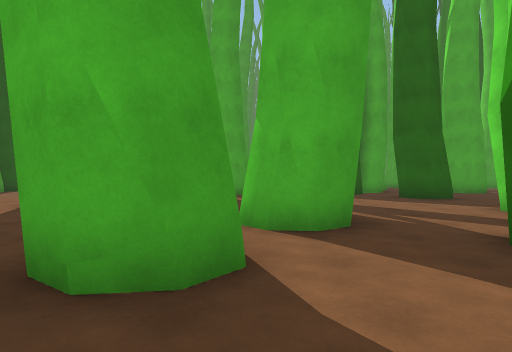
view 1 (above)

24 first-person views from a walk through a scene from a Unity 3-D project. The camera is 1.3 m above the floor, looks level and sees 75° across. The floor is counted in squares, 2 m on a side. Each view is taken from the middle of a square. On the plan, view 1 faces up. The plan holds only what a view shows up to about 10 squares ahead; the rest is blank. The place goes on beyond the plan.

view 2
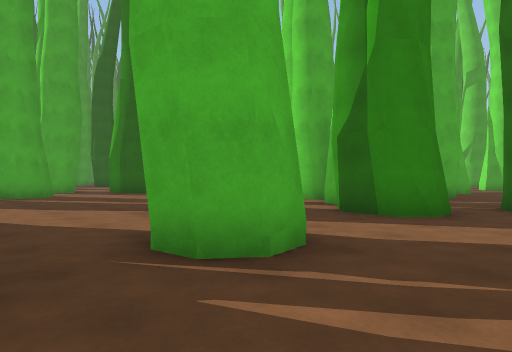

view 3
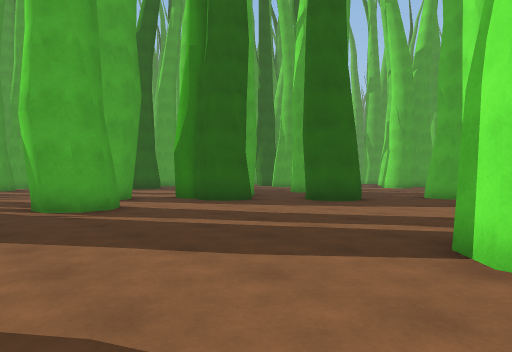

view 4
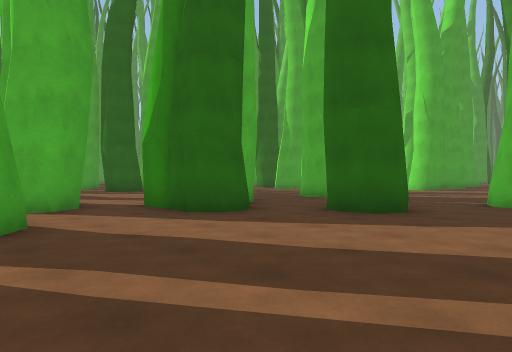

view 5
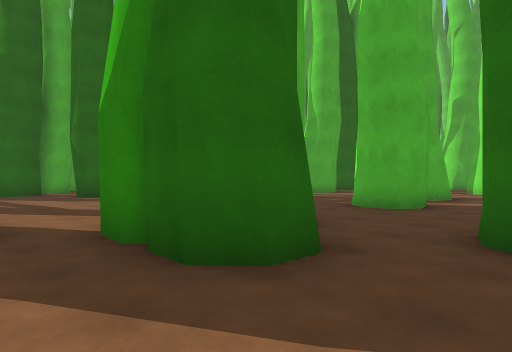

view 6
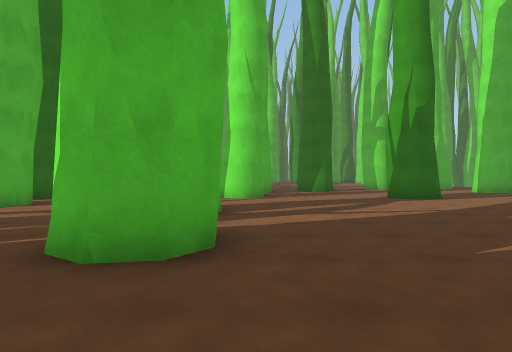

view 7
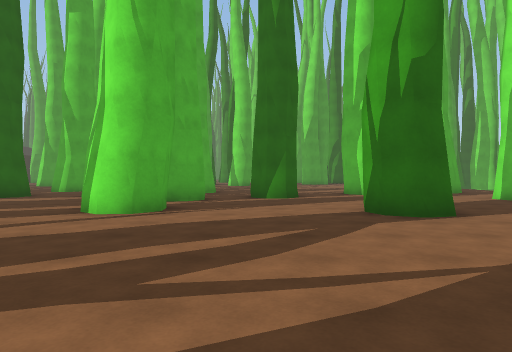

view 8
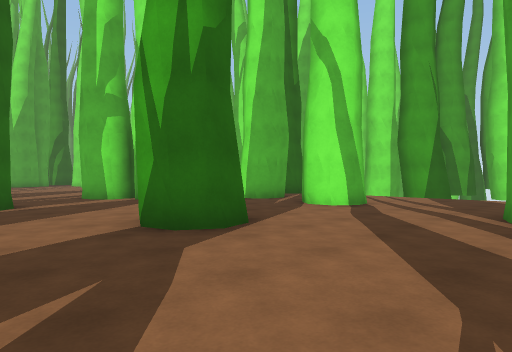

view 9
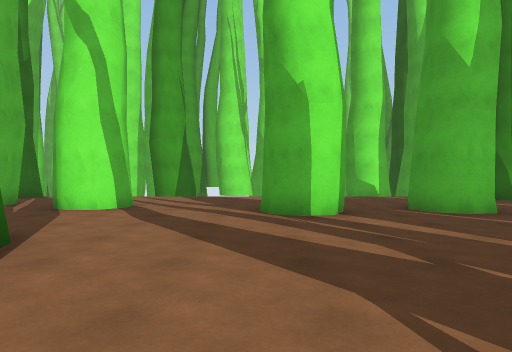

view 10
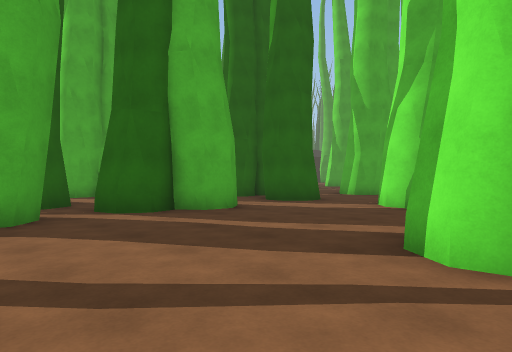

view 11
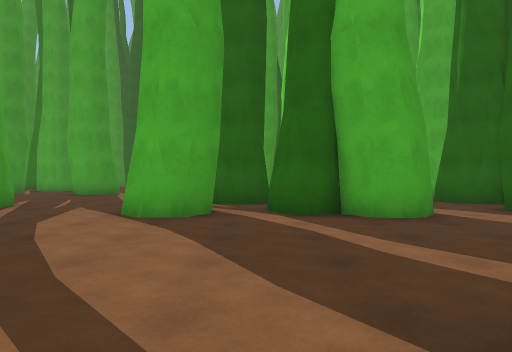

view 12
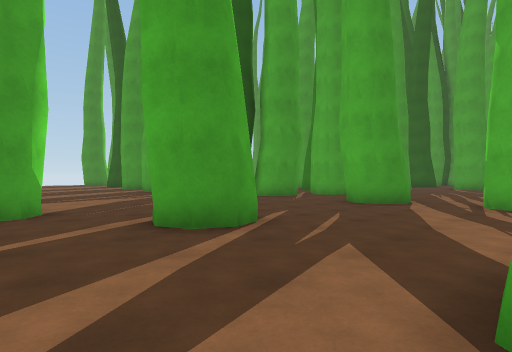

view 13
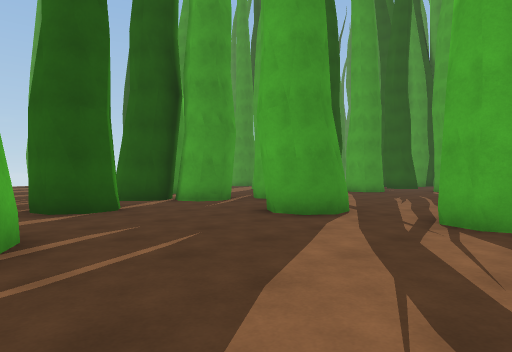

view 14
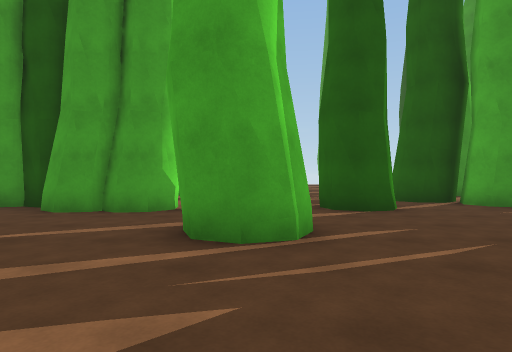

view 15
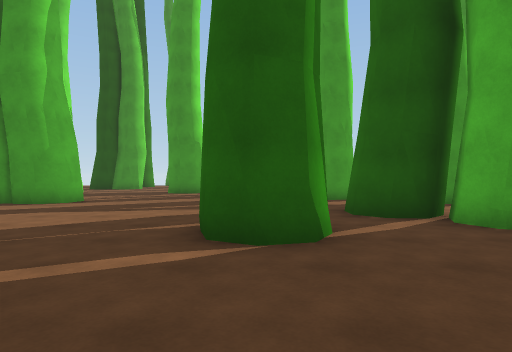

view 16
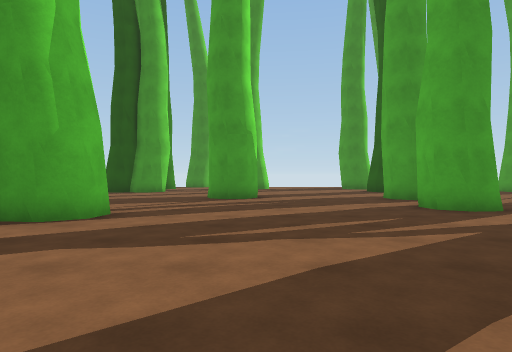

view 17
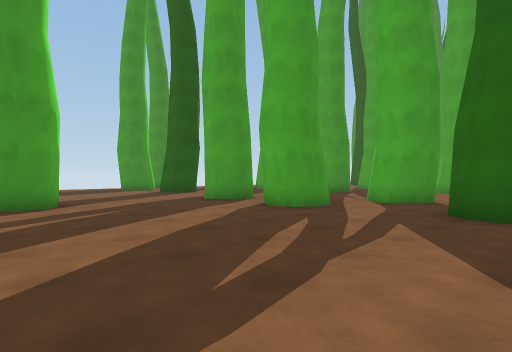

view 18
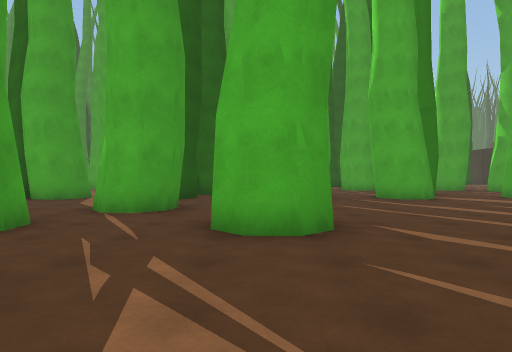

view 19
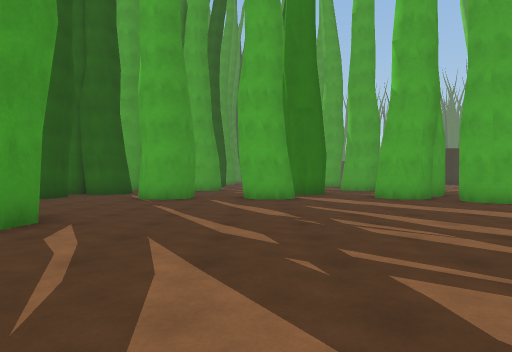

view 20
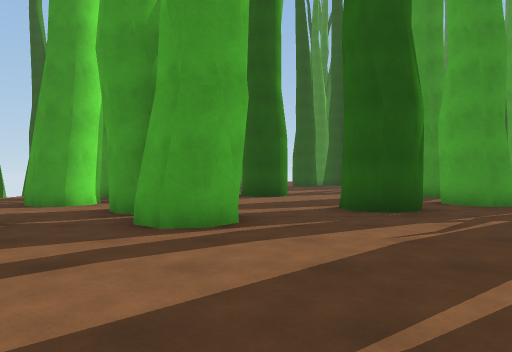

view 21
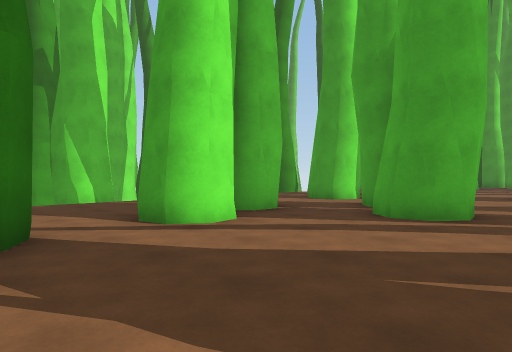

view 22
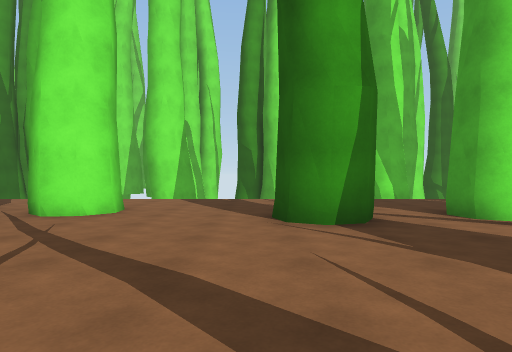

view 23
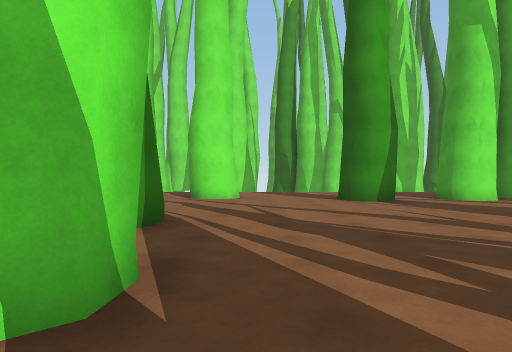

view 24
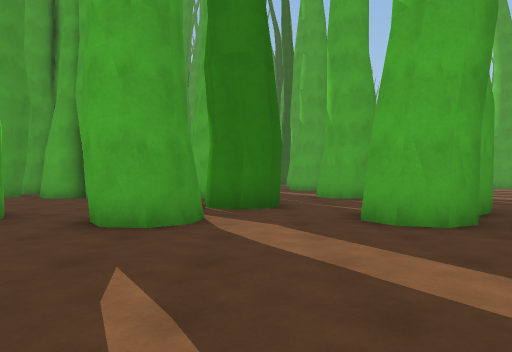

### Floor plan
Key: @ floor where view 1 was taken; # wall or solid block; . floor; O other object.
Columns run from 6 left of view 1 to 32 right of it. Each row starts with its distance up from view 1.
 27            O  ...
 26      .O#.  #  ...
 25     ..O#. O#..O..
 24   O#.....###..#O.O   O
 23   ##.#O..OO.......   #   O#.O#  #O .O#
 22  ..........O.......  .     ...     ...
 21 ...........#O......##.   O O...   O..
 20 ...................#O.  .##O ... ##.. O
 19  .#...........#O.....   .O   ... ....##
 18  O#...........O...O#O##O.#O..O#.#O..O#.
 17   .........O#.........................#
 16   ....O#...O#.........................O
 15   ....O#..O#.............O#...........
 14     ..##.  #..O.  .......O#...........
 13     .....OO#..#O.OO..O  .... ........
 12     .#O..OO..........##.#O..O.........O
 11     .................................#O
 10     .......#O............O#...........
  9    ......................##...........
  8    ...........OO.....#................O
  7    ..........  ......#O................
  6   .........OO  ...........##O..........
  5   ....O ...#  ...........O#............
  4    ...OO..   .OO.#............O..#.....
  3     .#O..#   .#..O...O#.#O..## ..O...O#
  2     .#...O....... ....O.#.. O ... ....
  1     .......#. ... .......     ... ....
  0    ...@.    O ..  .......O   ...  ....
 -1                          OO  OO
 -2                              OOO

Where each view was taken, in squares from view 1:
view 1: 0 up, 0 right, facing up
view 2: 0 up, 3 left, facing up-right
view 3: 5 up, 3 left, facing up-right
view 4: 7 up, 1 left, facing up-right
view 5: 10 up, 1 right, facing up-right
view 6: 12 up, 5 right, facing right
view 7: 10 up, 9 right, facing right
view 8: 10 up, 11 right, facing down-right
view 9: 10 up, 12 right, facing down
view 10: 12 up, 12 right, facing up-right
view 11: 12 up, 14 right, facing up
view 12: 16 up, 12 right, facing up-left
view 13: 19 up, 12 right, facing up-left
view 14: 19 up, 12 right, facing left
view 15: 21 up, 9 right, facing left
view 16: 19 up, 6 right, facing left
view 17: 17 up, 4 right, facing up-left
view 18: 8 up, 22 right, facing up
view 19: 8 up, 26 right, facing up
view 20: 7 up, 26 right, facing left
view 21: 8 up, 27 right, facing down-left
view 22: 9 up, 28 right, facing down
view 23: 13 up, 30 right, facing down
view 24: 13 up, 28 right, facing up
